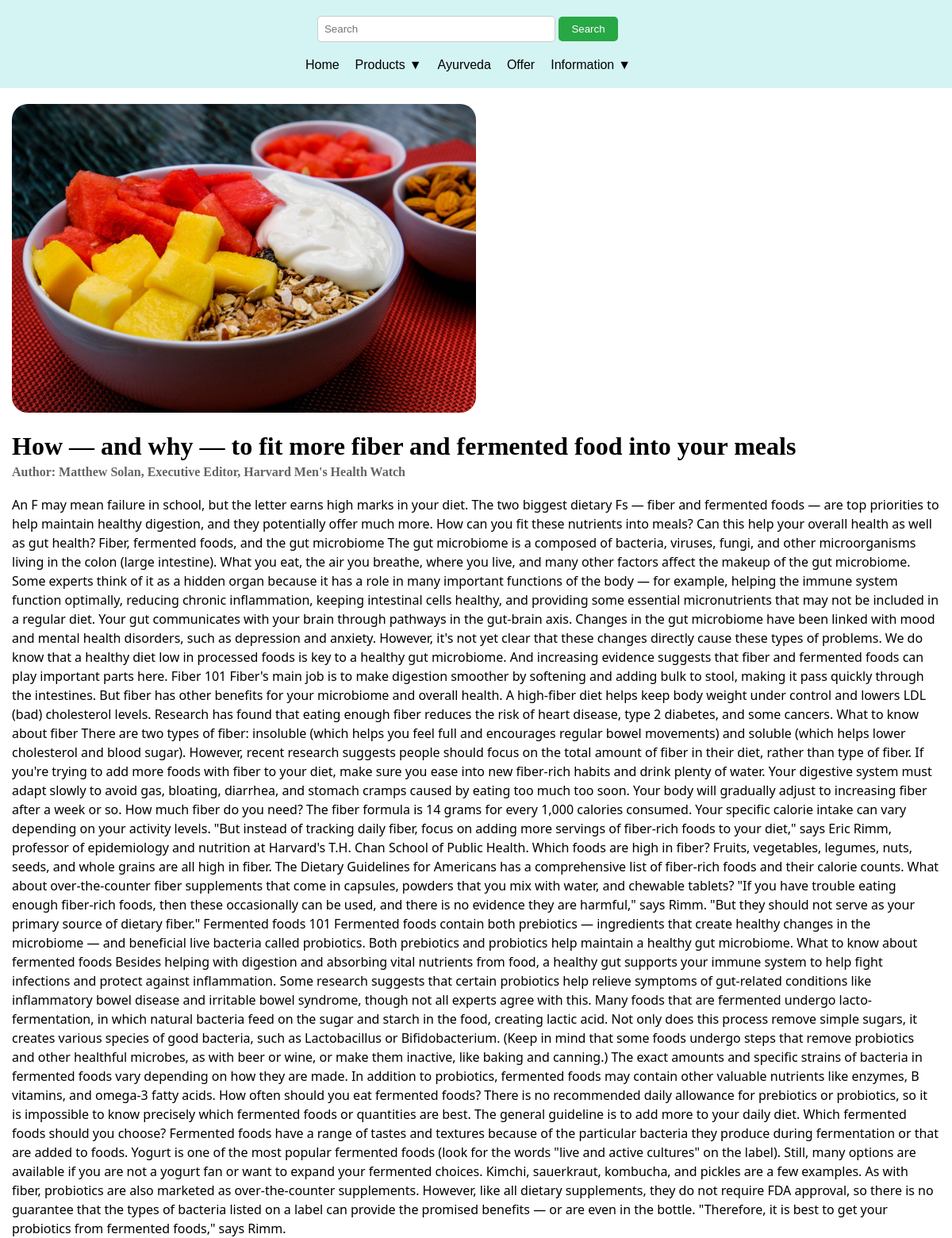
Page /blog/1/ on the committed database.
### base/models.py (models this page shows, shortened)
class BlogPost(models.Model):
    CATEGORY_CHOICES = [
        ('Health Tips', 'Health Tips'),
        ('Medication Updates', 'Medication Updates'),
        ('Disease Awareness', 'Disease Awareness'),
        ('Research and Development', 'Research and Development'),
        ('Wellness and Fitness', 'Wellness and Fitness'),
    ]
    title = models.CharField(max_length=200)
    content = models.TextField()
    author = models.CharField(max_length=100)
    category = models.CharField(max_length=50, choices=CATEGORY_CHOICES)
    image = models.ImageField(upload_to='blog_images/', null=True, blank=True)
    created_at = models.DateTimeField(auto_now_add=True)

### base/views.py (the view)
# urls.py: path('blog/<int:blog_id>/', views.blog_detail, name='blog_detail'),
def blog_detail(request, blog_id):
    blog = get_object_or_404(BlogPost, pk=blog_id)
    return render(request, 'blog_detail.html', {'blog': blog})

### base/templates/blog_detail.html (shortened to what this page needs)
{% extends "basehome.html" %}
{% block content %}
<div class="container">
    {% if blog.image %}
        <img src="{{ blog.image.url }}" alt="{{ blog.title }}">
    {% endif %}
    <h1>{{ blog.title }}</h1>
    <h4>Author: {{ blog.author }}</h4>
    <p>{{ blog.content }}</p>
</div>
{% endblock %}

### base/static/sample.css (style rules this page uses)
* { margin: 0; padding: 0; box-sizing: border-box; }
html { font-size: 16px; font-family: 'Urbanist', sans-serif; }
h1, h2, h3, h4, h5, h6 { font-weight: 600; }
p { line-height: 1.5; }
img { max-width: 100%; height: auto; }
.container { max-width: 1200px; margin: 0 auto; padding: 0 15px; }
body { font-family: Arial, sans-serif; }

### base/templates/blog_detail.html (style rules this page uses)
img { width:50%; height:50%; margin-bottom: 20px; margin-top: 20px; border-radius: 20px; }
h1 { font-family:Cambria, Cochin, Georgia, Times, 'Times New Roman', serif }
h4 { font-family: 'Times New Roman', Times, serif; color: #636363; margin-top: 5px; }
p { margin-top: 20px; font-family:'Segoe UI', Tahoma, Geneva, Verdana, sans-serif }

### rows in the picture
BlogPost: image (picture), title "How — and why — to fit more fiber and fermented food into your meals", author "Matthew Solan, Executive Editor, Harvard Men's Health Watch", content "An F may mean failure in school, but the letter earns high marks in your diet. The two biggest dietary Fs — fiber and fermented foods — are top priorities to help maintain healthy digestion, and they potentially offer much more. How can you fit these nutrients into meals? Can this help your overall health as well as gut health? Fiber, fermented foods, and the gut microbiome The gut microbiome is a composed of bacteria, viruses, fungi, and other microorganisms living in the colon (large intestine). What you eat, the air you breathe, where you live, and many other factors affect the makeup of the gut microbiome. Some experts think of it as a hidden organ because it has a role in many…"
